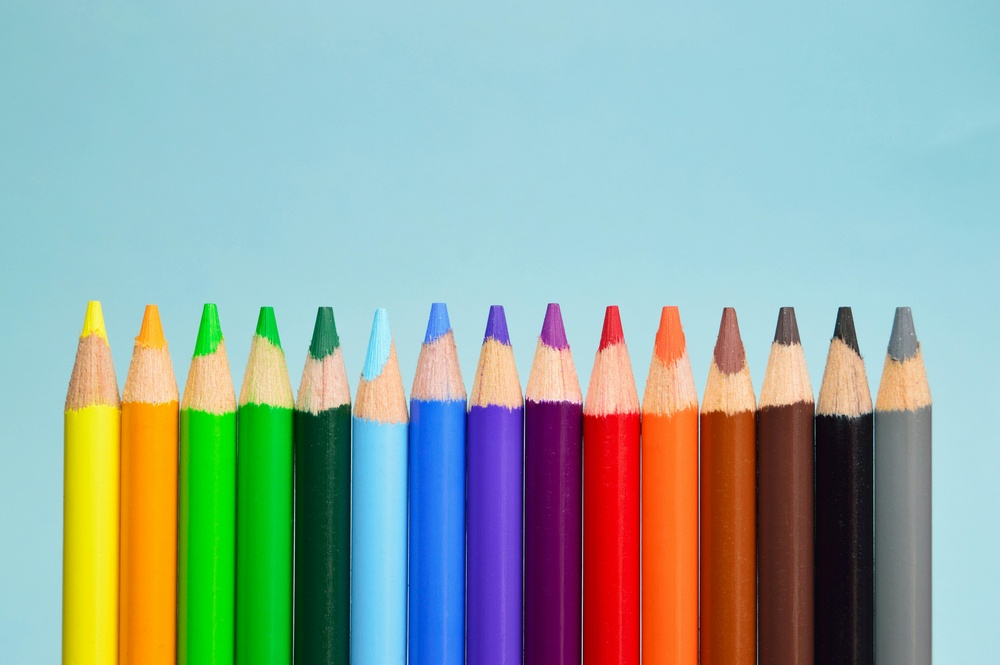
#> input picture Laboratorio 3/Es-03/pastelli.jpeg, 1000 x 665 px, shrunk from 6016 x 4000 before the run
$ python main.py
#> lines starting #> are read from the running program, lines starting #| are printed output that depends on the picture
import cv2
import matplotlib.pyplot as plt
import numpy as np


def plot_hist(frame, title, index, iscv2):
    plt.subplot(3, 3, index)
    plt.title(title)
    if iscv2:
        plt.plot(cv2.calcHist(frame, [0], None, [256], [0, 255]), "k-")
    else:
        plt.hist(frame.ravel(), 256, [0, 255], color="black")
    plt.xlim([0, 256])


def plot_img(frame, title):
    plt.subplot(3, 3, 1)
    plt.imshow(cv2.cvtColor(frame, cv2.COLOR_BGR2RGB))
    plt.title(title)
    plt.axis(False)


def display_with_hist(frame, title):
    plot_img(frame, title)

    frame_grey = cv2.cvtColor(frame, cv2.COLOR_BGR2GRAY)

    plot_hist(frame_grey, "Ist. grigio (cv2)", 2, True)
    plot_hist(frame_grey, "Ist. grigio (plt)", 3, False)

    plot_hist(frame[:, :, 2], "Ist. R (cv2)", 4, True)
    plot_hist(frame[:, :, 2], "Ist. R (plt)", 7, False)

    plot_hist(frame[:, :, 1], "Ist. G (cv2)", 5, True)
    plot_hist(frame[:, :, 1], "Ist. G (plt)", 8, False)

    plot_hist(frame[:, :, 0], "Ist. B (cv2)", 6, True)
    plot_hist(frame[:, :, 0], "Ist. B (plt)", 9, False)


def main():
    frame = cv2.imread("./pastelli.jpeg")
#> frame is the input picture: shape (665, 1000, 3); mean B, G, R 163.4, 171, 147.5

    plt.figure(0)
    display_with_hist(frame, "Immagine originale")
#> in display_with_hist, `frame_grey = cv2.cvtColor(frame, cv2.COLOR_BGR2GRAY)`:
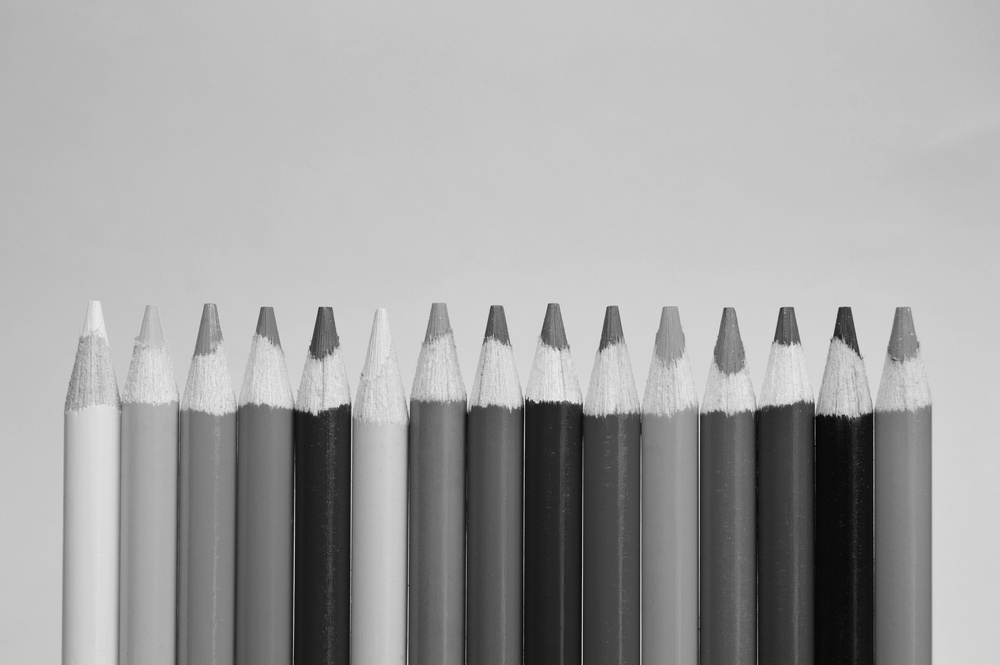
#> frame_grey: shape (665, 1000); min 1, max 237, mean 163.1

    plt.figure(1)
    (r, g, b) = cv2.split(frame)
    auto_eq = cv2.merge((cv2.equalizeHist(r), cv2.equalizeHist(g), cv2.equalizeHist(b)))
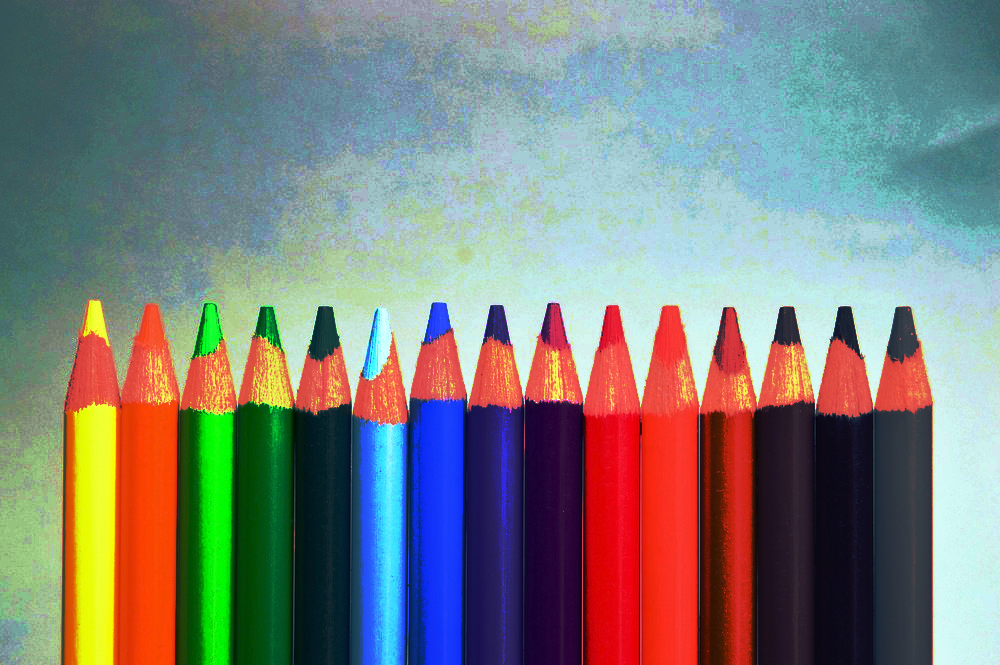
#> auto_eq: shape (665, 1000, 3); mean B, G, R 125, 128.8, 125.4
    display_with_hist(auto_eq, "Equalizzazione automatica")
#> call 2 of display_with_hist, with title = 'Equalizzazione automatica'
#> in display_with_hist (call 2), `frame_grey = cv2.cvtColor(frame, cv2.COLOR_BGR2GRAY)`:
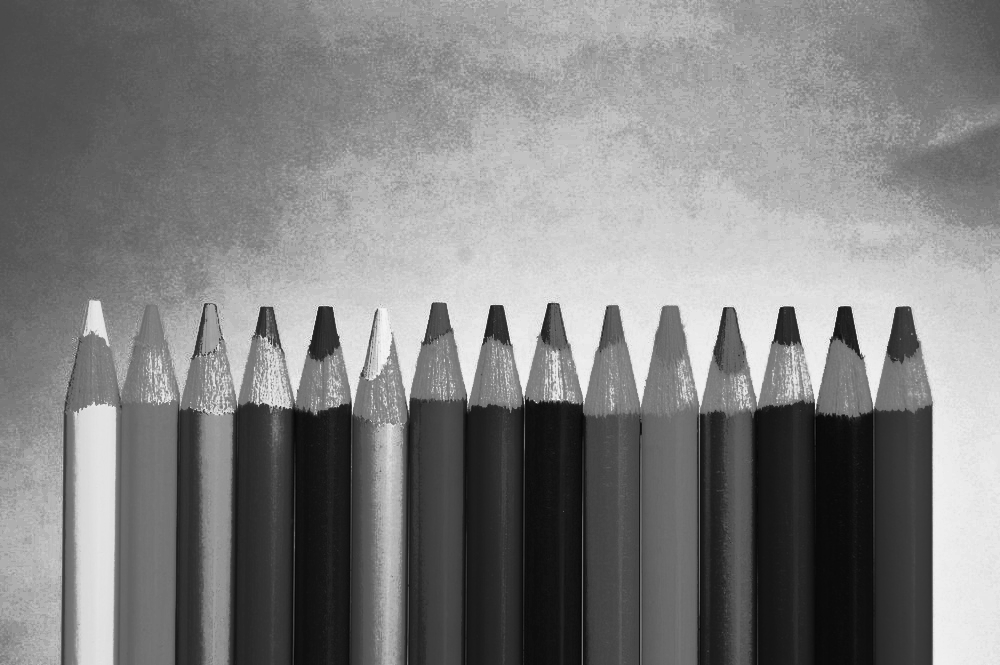
#> frame_grey: shape (665, 1000); min 2, max 252, mean 127.3
#> in plot_hist (call 11), `plt.plot(cv2.calcHist(frame, [0], None, [256], [0, 255]), "k-")`:
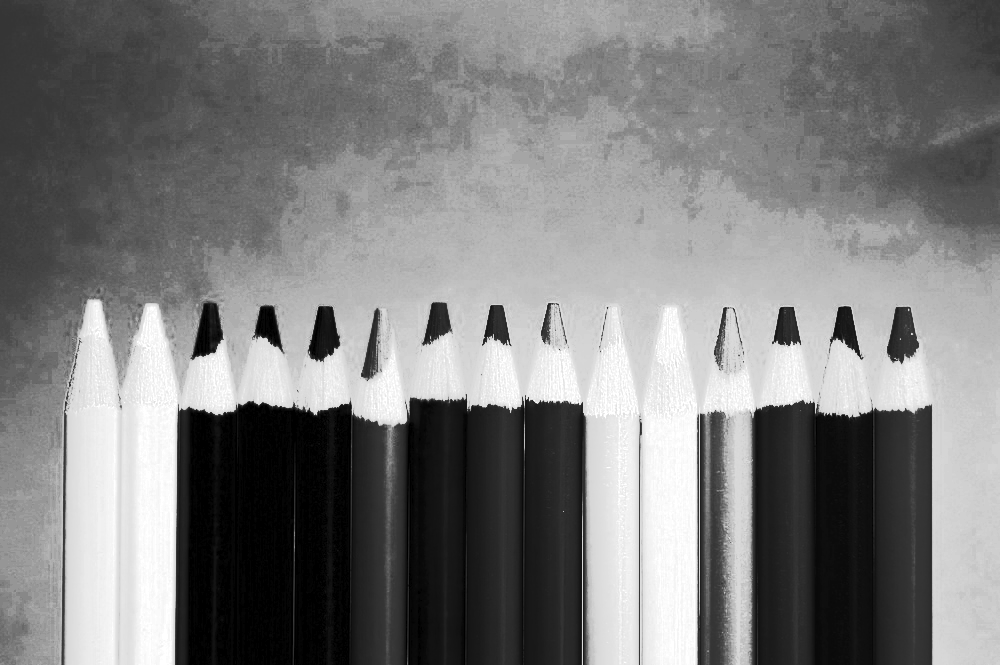
#> frame: shape (665, 1000); min 0, max 255, mean 125.4
#> in plot_hist (call 13), `plt.plot(cv2.calcHist(frame, [0], None, [256], [0, 255]), "k-")`:
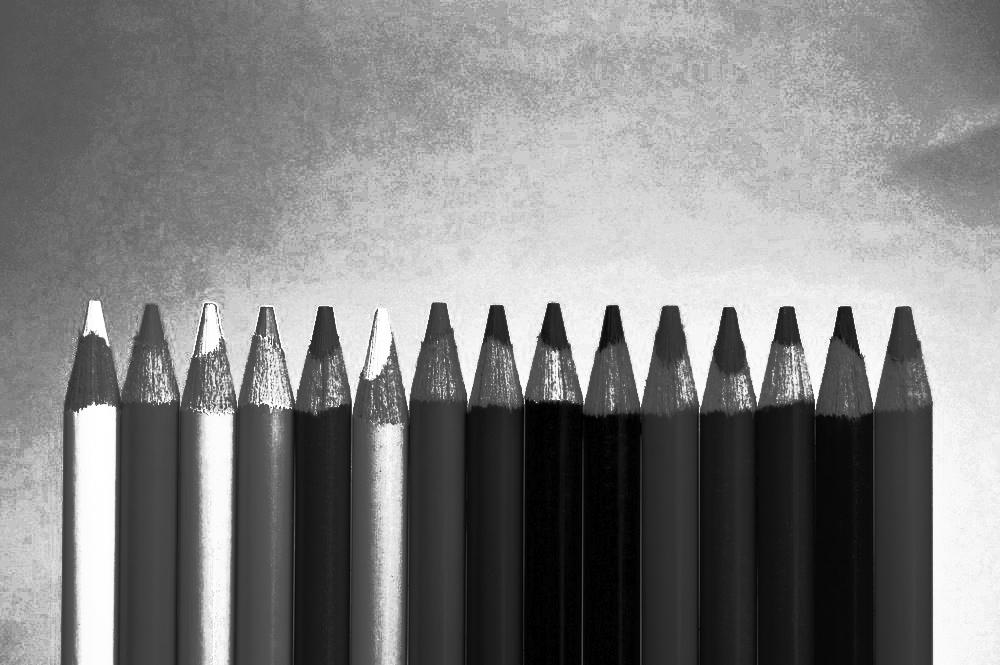
#> frame: shape (665, 1000); min 0, max 255, mean 128.8
#> in plot_hist (call 15), `plt.plot(cv2.calcHist(frame, [0], None, [256], [0, 255]), "k-")`:
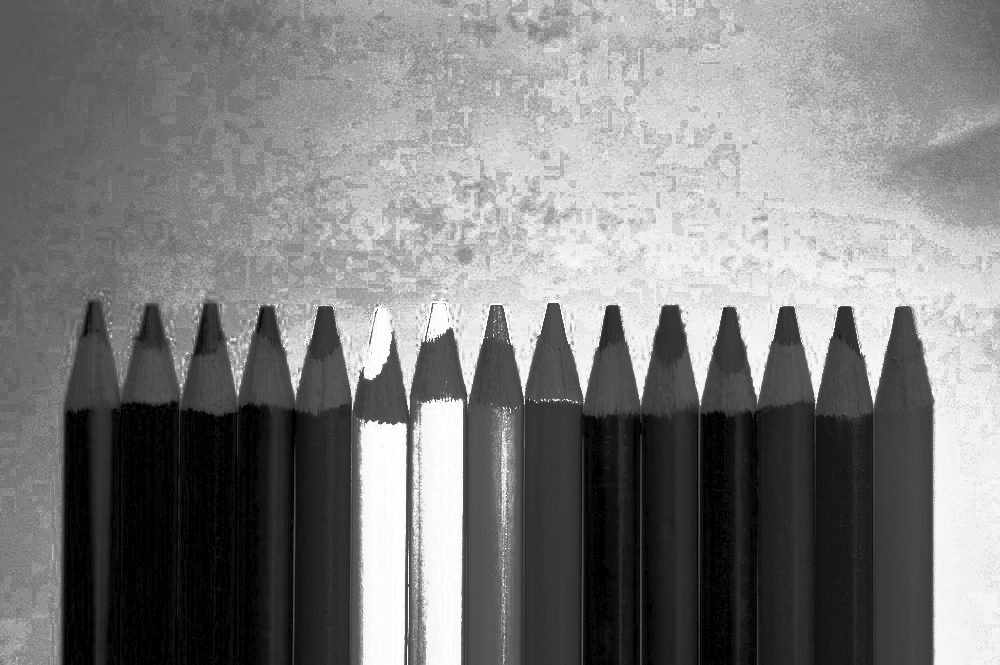
#> frame: shape (665, 1000); min 0, max 255, mean 125

    plt.show()
#> figure, not shown here; panel 2: curve peaks at x = 199, y = 137; panel 3: tallest bar 38079 high, from x = 197.2 to 198.2; panel 4: curve peaks at x = 163, y = 132; panel 5: tallest bar 19935 high, from x = 163.4 to 164.4
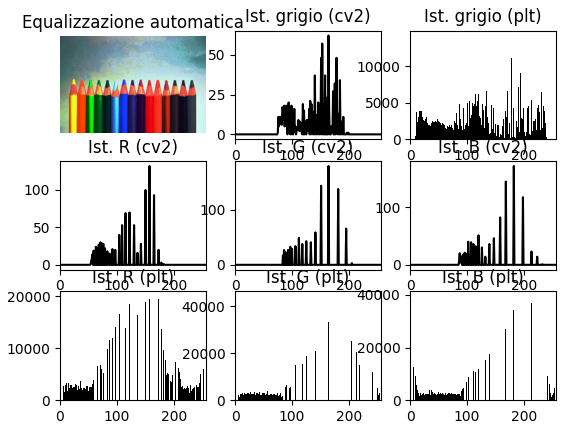
#> figure drawn by matplotlib, 9 panels; panel 2: curve peaks at x = 164, y = 62; panel 3: tallest bar 14213 high, from x = 157.4 to 158.4; panel 4: curve peaks at x = 157, y = 132; panel 5: tallest bar 19935 high, from x = 164.4 to 165.4


if __name__ == "__main__":
    main()
